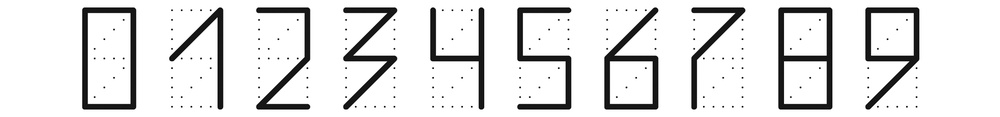
%> input picture Homework/Assignment_05/xcorr/template.jpg, 1000 x 117 px, shrunk from 2542 x 298 before the run
$ octave --eval "result = threshold_image('xcorr/template.jpg');"   (GNU Octave 9; MATLAB toolbox functions it lacks are replaced by stand-ins)
%> lines starting %> are read from the running program, lines starting %| are printed output that depends on the picture; in (x1, y1, x2, y2) boxes, pixels count from 0 and x2, y2 are one past the last pixel; in counts of white or black regions, pixels touching at a corner belong together; the program's own positions count from 1
%% Function: threshold_image()

function BW = threshold_image(name)
%> called with name = 'xcorr/template.jpg'

    % Open image and turn to black & white. . .
    Igray = imread(name);
%> Igray is the input picture: size 117x1000 uint8; min 0, max 255, mean 226.6
    Ithresh = Igray > 175;
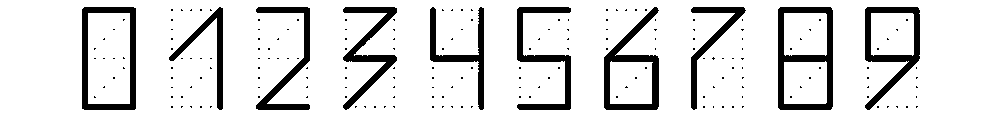
%> Ithresh: size 117x1000 logical; 87.1% white; 195 black regions (185 under 20 px), largest, box (x1, y1, x2, y2) and area: (778, 7, 833, 110) 2036, (82, 7, 136, 110) 1732, (604, 7, 659, 110) 1658
    BW = imcomplement(Ithresh);

    % Get rid of small amounts of sand . . .
    % Note: maybe don't need this
    SE = strel('disk', 2, 8);
    BW = imdilate(BW, SE);
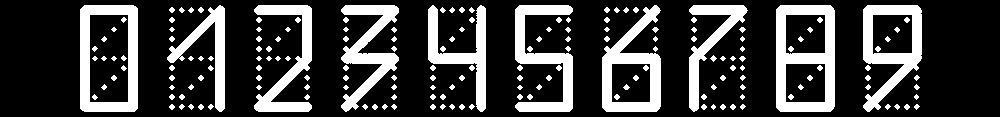
%> BW: size 117x1000 logical; 23.4% white; 175 white regions (34 under 20 px), largest, box (x1, y1, x2, y2) and area: (776, 5, 835, 112) 3305, (80, 5, 138, 112) 2870, (602, 5, 661, 112) 2649

end

$ run again, on Homework/Assignment_05/xcorr/unknown.jpg
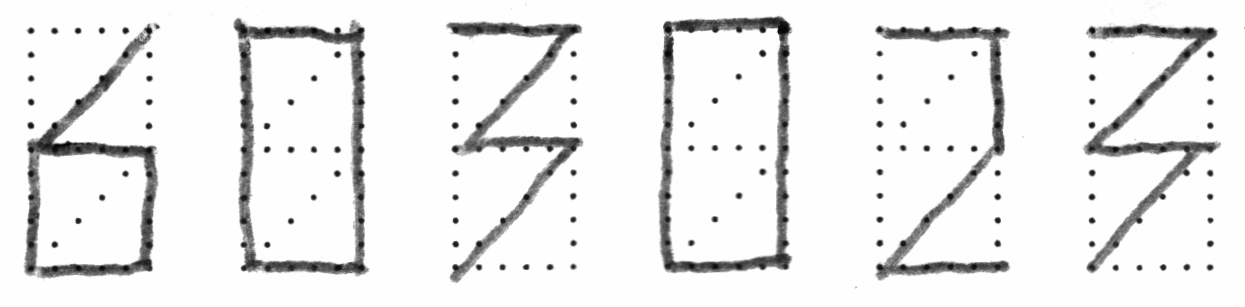
%> input picture Homework/Assignment_05/xcorr/unknown.jpg, 1245 x 307 px
%> in threshold_image, Igray is the input picture: size 307x1245 uint8; min 2, max 255, mean 235.7
%> in threshold_image, `Ithresh = Igray > 175;`:
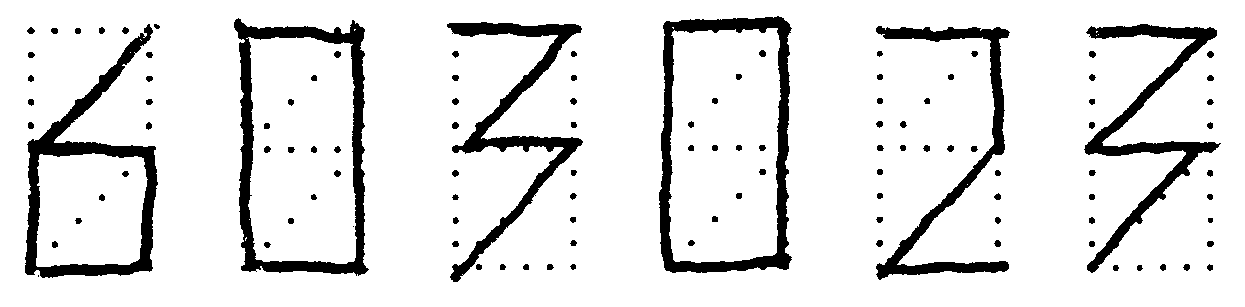
%> Ithresh: size 307x1245 logical; 89.1% white; 113 black regions (2 under 20 px), largest, box (x1, y1, x2, y2) and area: (234, 18, 369, 276) 7330, (659, 16, 792, 273) 7164, (25, 24, 158, 278) 6809
%> in threshold_image, `BW = imdilate(BW, SE);`:
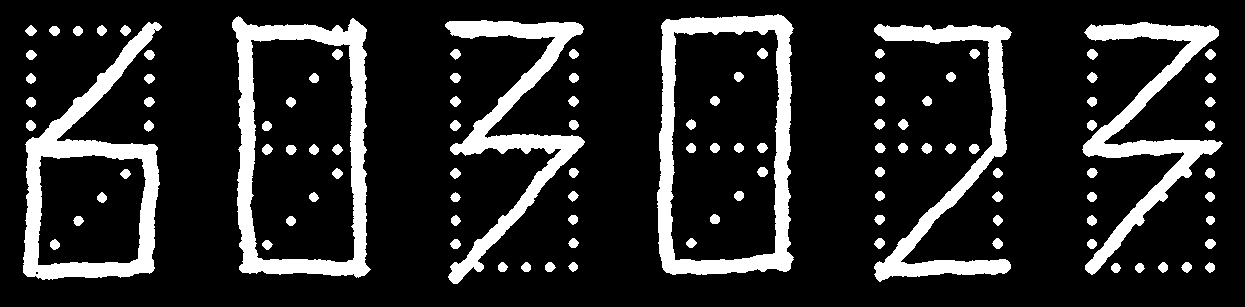
%> BW: size 307x1245 logical; 15.9% white; 109 white regions, largest, box (x1, y1, x2, y2) and area: (232, 16, 371, 278) 10202, (657, 14, 794, 275) 9990, (23, 22, 162, 280) 9307
